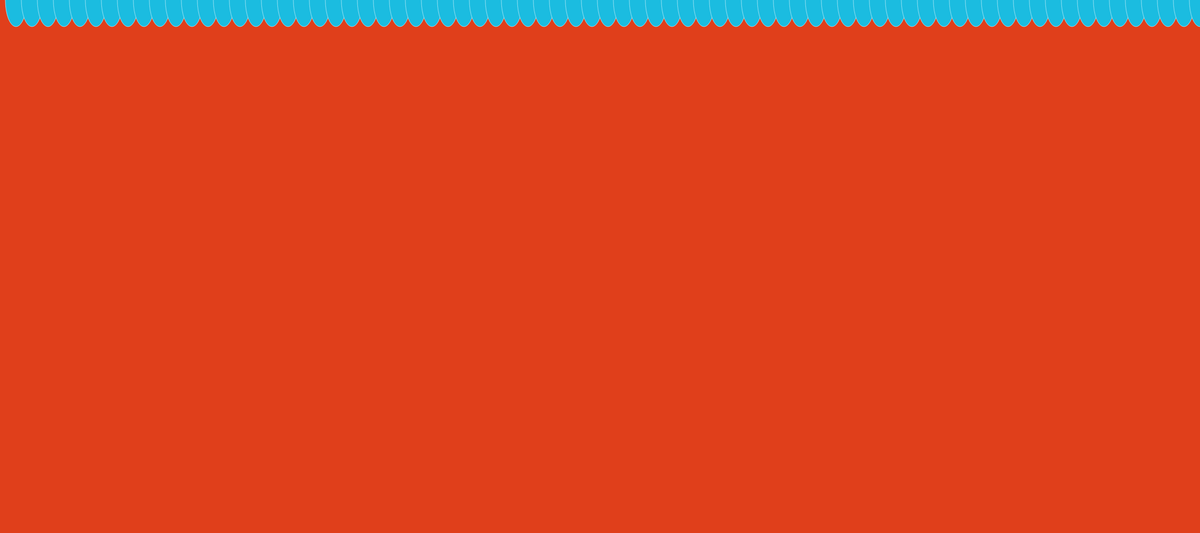
Frame 1 (no input)
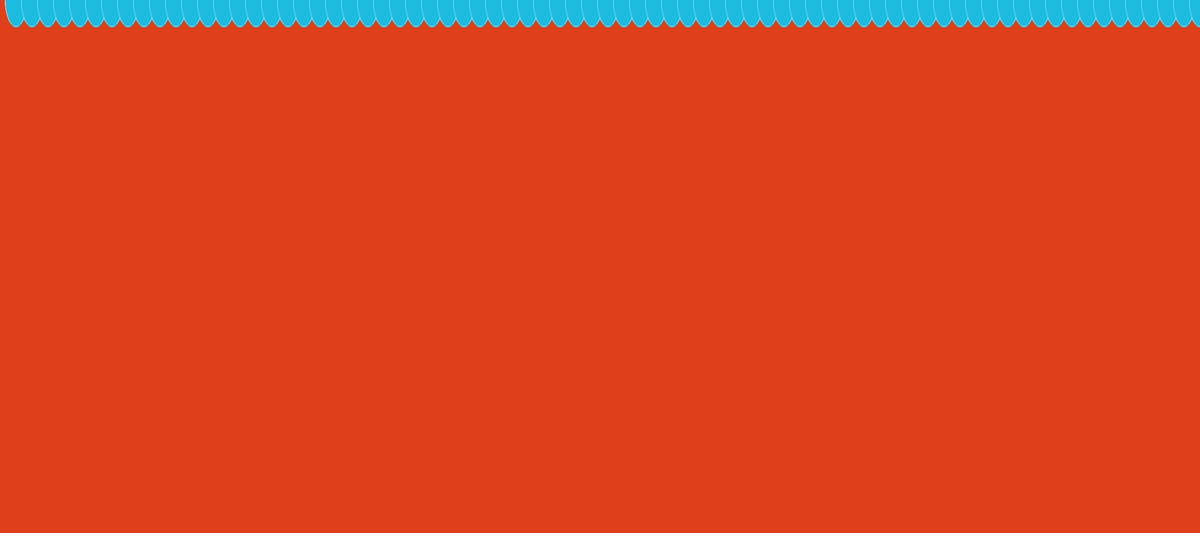
Frame 60 (no input)
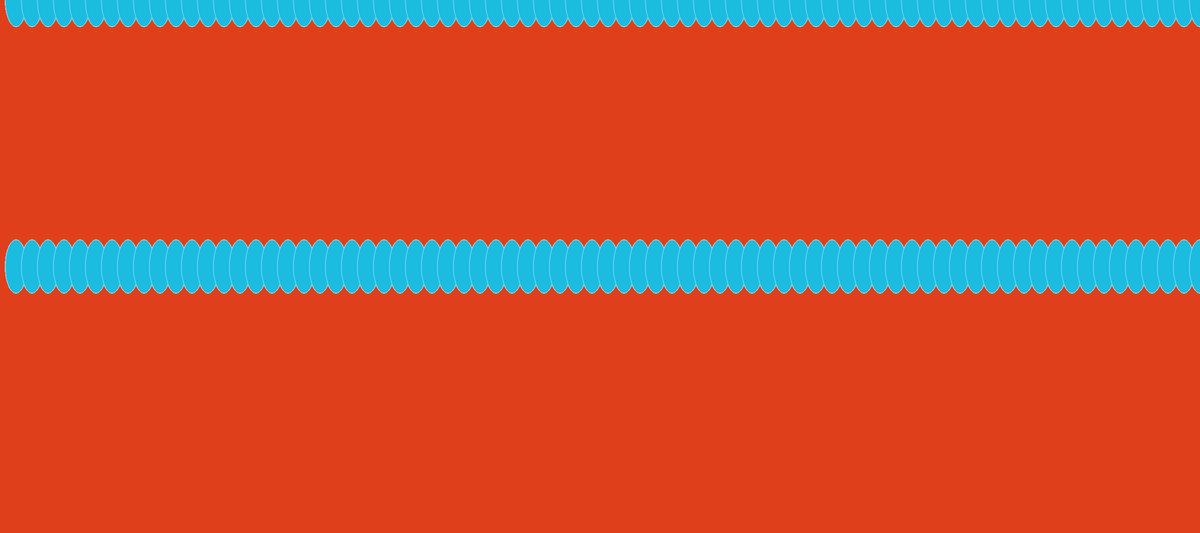
Frame 120 (the mouse pressed at the canvas centre since frame 60)

The p5.js sketch that drew these frames (run headless with seeded random() and noise() and a simulated clock; from frame 60 on, the mouse is pressed at the canvas centre):

// p5.js sketch
// ── sketch.js
//Démarrage
function setup() {
  createCanvas(2250, 1000);
  background(224, 63, 27);
}

//V1
function draw() {
  fill(27, 188, 224);
  stroke(151, 225, 242);

  for (i = 1; i <= 75; i++) {
    ellipse(i * 30, mouseY, 40, 100);
  }
}
